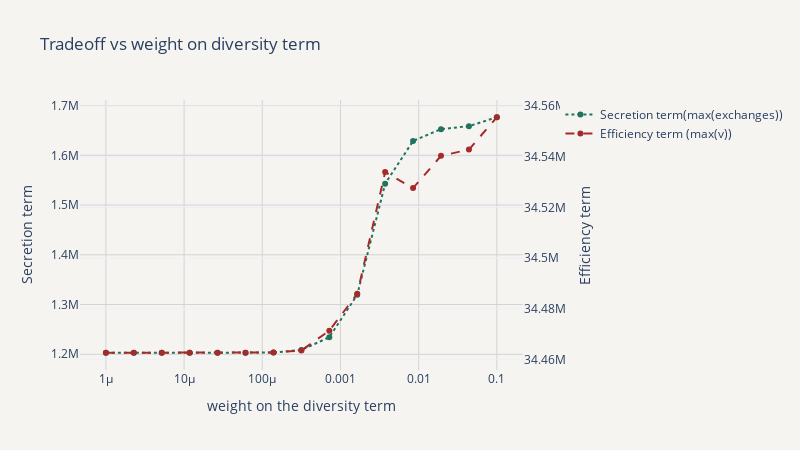

Write notebook code for a chart like this one.
### Code cell
# ---- one figure, two subplots, each has two y-axes, log-scaled x ----
fig = make_subplots(specs=[[{"secondary_y": True}]])
fig.add_trace(go.Scatter(x=mu_grid, y=secretion_vals,  mode="lines+markers",
                         name="Secretion term(max(exchanges))", line=dict(dash="dot", color='#20735d')),
              secondary_y=False)
fig.add_trace(go.Scatter(x=mu_grid, y=efficiency_vals, mode="lines+markers",
                         name="Efficiency term (max(v))", line=dict(dash="dash", color='brown')),
              secondary_y=True)

fig.update_xaxes(title_text="weight on the diversity term", type="log")
fig.update_yaxes(title_text="Secretion term", secondary_y=False)
fig.update_yaxes(title_text="Efficiency term", secondary_y=True)
fig.update_layout(title="Tradeoff vs weight on diversity term",
                  template='plotly_white',
                  paper_bgcolor='#f6f4f1', plot_bgcolor='#f6f4f1',
                  xaxis=dict(
                      gridcolor='lightgray'  # Set x-axis grid color
                  ),
                  yaxis=dict(
                      gridcolor='lightgray'  # Set y-axis grid color
                  ),
                  width=800, height=450)
fig.show()
fig.write_image("/Users/HeenaSaqib/dev/vEcoli/notebooks/Heena notebooks/Metabolism_New Genes/out/flow_partition/FBA_sweep_diversity_c.png", scale=3)

### Figure 1 — Plotly figure (JSON) as saved in the notebook; plotly's stock layout.template omitted (floating-point values rounded to 4 significant figures)
{"data": [{"line": {"color": "#20735d", "dash": "dot"}, "mode": "lines+markers", "name": "Secretion term(max(exchanges))", "x": [1e-06, 2.276e-06, 5.179e-06, 1.179e-05, 2.683e-05, 6.105e-05, 0.0001389, 0.0003162, 0.0007197, 0.001638, 0.003728, 0.008483, 0.01931, 0.04394, 0.1], "y": [1203000.0, 1203000.0, 1203000.0, 1203000.0, 1203000.0, 1203000.0, 1203000.0, 1209000.0, 1234000.0, 1319000.0, 1543000.0, 1629000.0, 1653000.0, 1659000.0, 1677000.0], "type": "scatter", "xaxis": "x", "yaxis": "y"}, {"line": {"color": "brown", "dash": "dash"}, "mode": "lines+markers", "name": "Efficiency term (max(v))", "x": [1e-06, 2.276e-06, 5.179e-06, 1.179e-05, 2.683e-05, 6.105e-05, 0.0001389, 0.0003162, 0.0007197, 0.001638, 0.003728, 0.008483, 0.01931, 0.04394, 0.1], "y": [34460000.0, 34460000.0, 34460000.0, 34460000.0, 34460000.0, 34460000.0, 34460000.0, 34460000.0, 34470000.0, 34490000.0, 34530000.0, 34530000.0, 34540000.0, 34540000.0, 34560000.0], "type": "scatter", "xaxis": "x", "yaxis": "y2"}], "layout": {"xaxis": {"anchor": "y", "domain": [0.0, 0.94], "title": {"text": "weight on the diversity term"}, "type": "log", "gridcolor": "lightgray"}, "yaxis": {"anchor": "x", "domain": [0.0, 1.0], "title": {"text": "Secretion term"}, "gridcolor": "lightgray"}, "yaxis2": {"anchor": "x", "overlaying": "y", "side": "right", "title": {"text": "Efficiency term"}}, "title": {"text": "Tradeoff vs weight on diversity term"}, "paper_bgcolor": "#f6f4f1", "plot_bgcolor": "#f6f4f1", "width": 800, "height": 450}}
